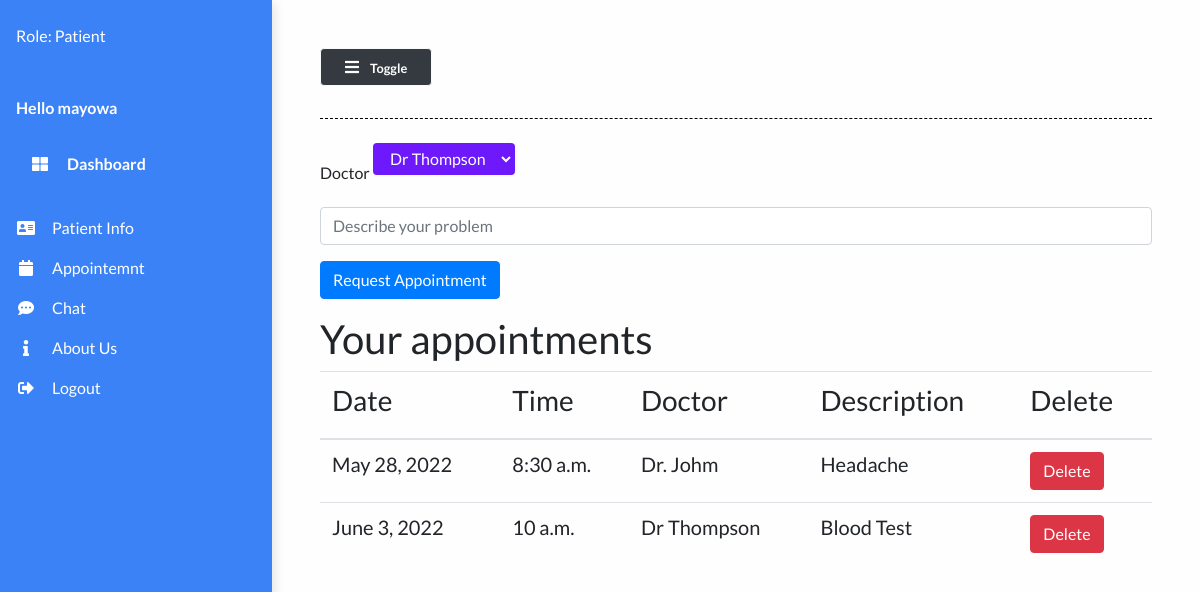
The page /appointments/ (signed in) on the database as committed earlier.
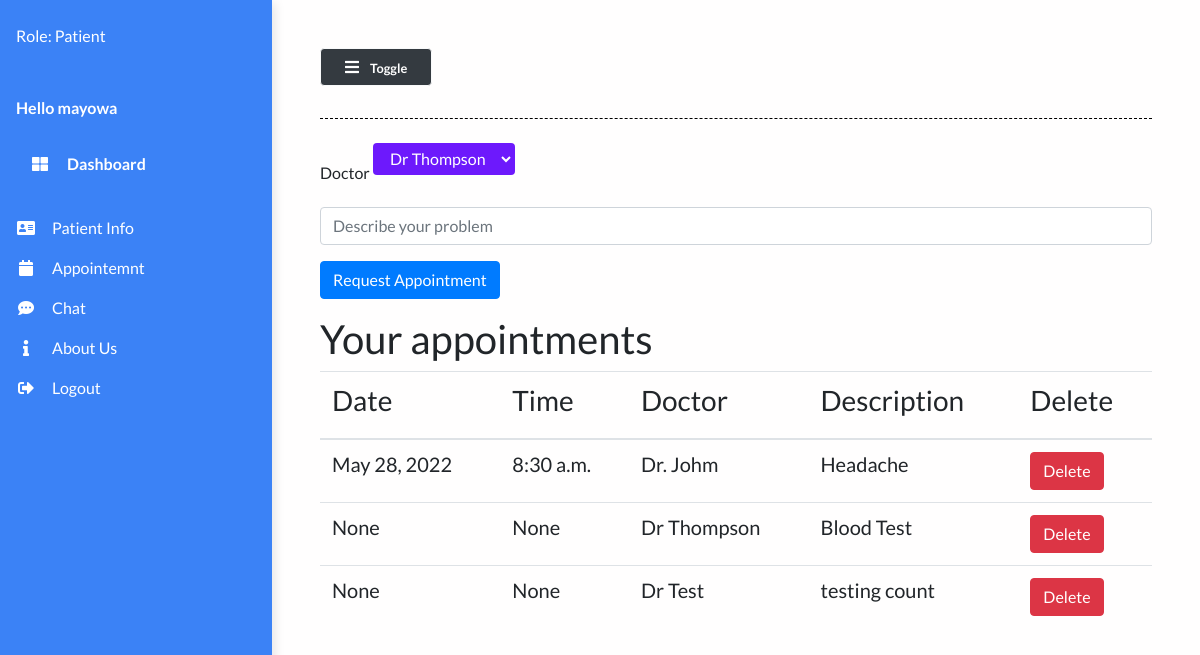
The same page on the database as committed later.
### main/models.py (models this page shows, shortened)
class Appointment(models.Model):
    patient = models.ForeignKey("Patient", on_delete=models.CASCADE)
    doctor = models.ForeignKey("Doctor", on_delete=models.CASCADE, null=True)
    description=models.TextField(null=True)
    appointment_date = models.DateField(null=True)
    appointment_time = models.TimeField(blank=True, null=True)
    approved = models.BooleanField(default=False)

class Doctor(models.Model):
    name = models.CharField(max_length=100)
    def __str__(self):
        return self.name

### main/views.py (the view, shortened to what this page needs)
# urls.py: path("appointments/", views.request_appointment, name="appointments"),
def request_appointment(request):
    appointments = Appointment.objects.filter(
        patient__user__username=request.user.username)
    doctors = Doctor.objects.all()
    context = {
        'appointments': appointments,
        'doctors': doctors,
    }
    return render(request, 'main/appointment.html', context)

### main/templates/main/appointment.html (shortened to what this page needs)
{% extends 'main/base.html' %}
{% load static %}
{% block content %}
<form method="post" action="">
  <div class="form-group">
    <label for="doctor">Doctor</label>
     <select name="doctor" class="btn btn-bed" id="doctor">
                    {% for doctor in doctors %}
                        <option value={{ doctor.id }}>{{ doctor }}</option>
                    {% endfor %}
  </div>
  <div class="form-group">
    <input type="text" name="description" class="form-control" id="description" placeholder="Describe your problem">
  </div>
  <button type="submit" class="btn btn-primary">Request Appointment</button>
</form>
    <div class="table-responsive mt-3">
    <h1>Your appointments</h1>
        <table class="table table-hover">
            <thead>
                <th><h3>Date</h3></th>
                <th><h3>Time</h3></th>
                <th><h3>Doctor</h3></th>
                <th><h3>Description</h3></th>
                <th><h3>Delete</h3></th>
            </thead>
            <tbody>
                {% for app in appointments %}
                <tr class="mx-auto">
                    {% if app.approved == True %}
                        <td><h5>{{ app.appointment_date }}</h5></td>
                        <td><h5>{{ app.appointment_time }}</h5></td>
                        {% else %}
                        <td><h5>None</h5></td>
                        <td><h5>None</h5></td>
                    {% endif %}
                    <td><h5>{{ app.doctor }}</h5></td>
                    <td><h5>{{ app.description }}</h5></td>
                    <td>
                        <button type="button" data-toggle="modal" data-target="#modalID{{ forloop.counter }}" class="btn btn-danger">Delete</button>
                    </td>
                </tr>
                {% endfor %}
            </tbody>
        </table>
    </div>
{% endblock content %}

Rows that differ between the two databases and show on the page:
changed Appointment "Blood Test": appointment_date "June 3, 2022" → (not shown); appointment_time "10 a.m." → (not shown); now shows "None None"
added Appointment: approved "None", doctor "Dr Test", description "testing count"
